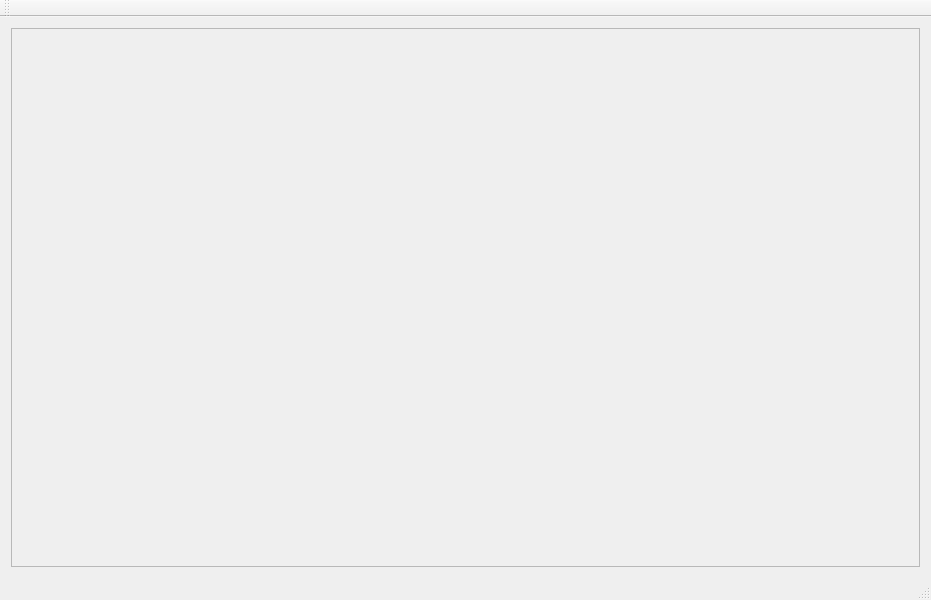
<?xml version="1.0" encoding="UTF-8"?>
<ui version="4.0">
 <class>MainWindow</class>
 <widget class="QMainWindow" name="MainWindow">
  <property name="geometry">
   <rect>
    <x>0</x>
    <y>0</y>
    <width>931</width>
    <height>600</height>
   </rect>
  </property>
  <property name="windowTitle">
   <string>MainWindow</string>
  </property>
  <widget class="QWidget" name="centralWidget">
   <layout class="QVBoxLayout" name="verticalLayout">
    <item>
     <widget class="QScrollArea" name="scrollArea">
      <property name="widgetResizable">
       <bool>true</bool>
      </property>
      <widget class="QWidget" name="scrollAreaWidgetContents_2">
       <property name="geometry">
        <rect>
         <x>0</x>
         <y>0</y>
         <width>911</width>
         <height>514</height>
        </rect>
       </property>
      </widget>
     </widget>
    </item>
   </layout>
  </widget>
  <widget class="QMenuBar" name="menuBar">
   <property name="geometry">
    <rect>
     <x>0</x>
     <y>0</y>
     <width>931</width>
     <height>27</height>
    </rect>
   </property>
  </widget>
  <widget class="QToolBar" name="mainToolBar">
   <attribute name="toolBarArea">
    <enum>TopToolBarArea</enum>
   </attribute>
   <attribute name="toolBarBreak">
    <bool>false</bool>
   </attribute>
  </widget>
  <widget class="QStatusBar" name="statusBar"/>
 </widget>
 <layoutdefault spacing="6" margin="11"/>
 <resources/>
 <connections/>
</ui>
